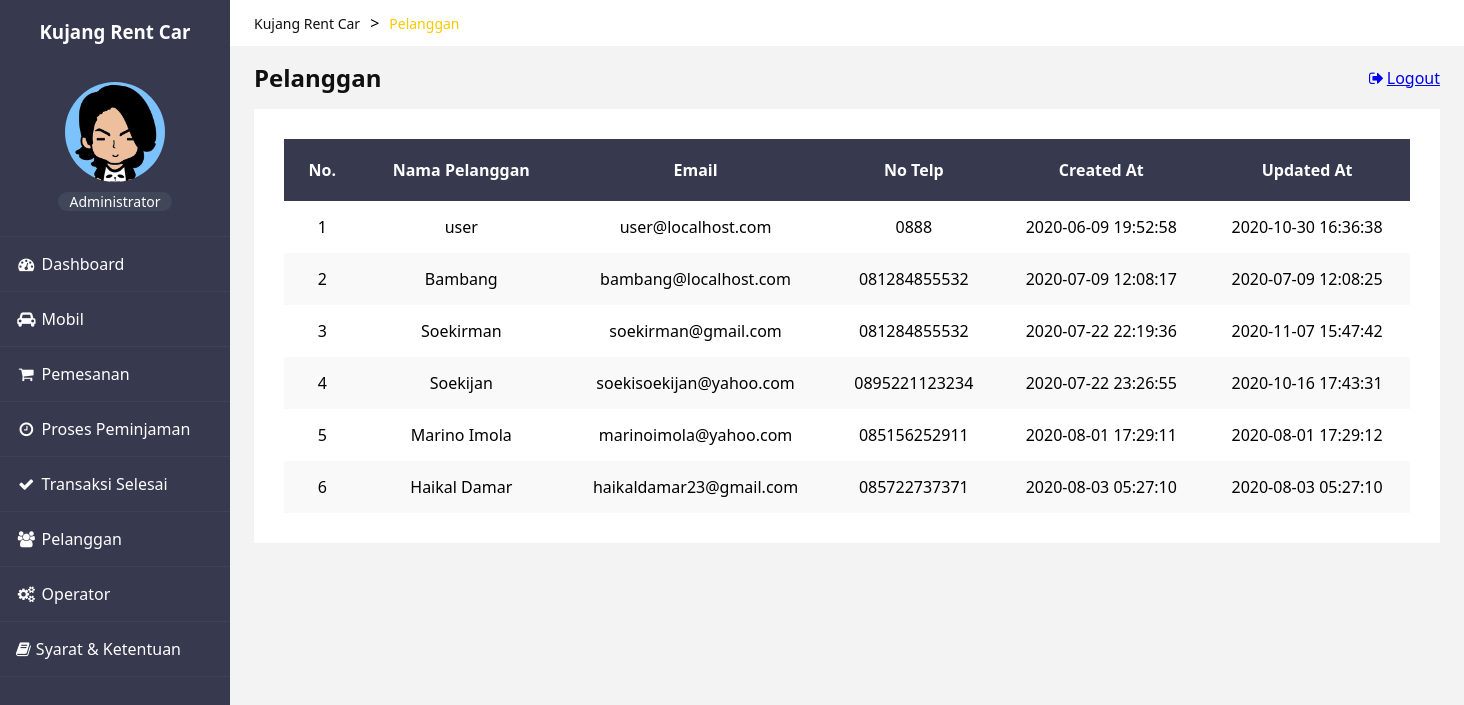
/index.php?page=users (signed in), run on an earlier commit of the app's database.
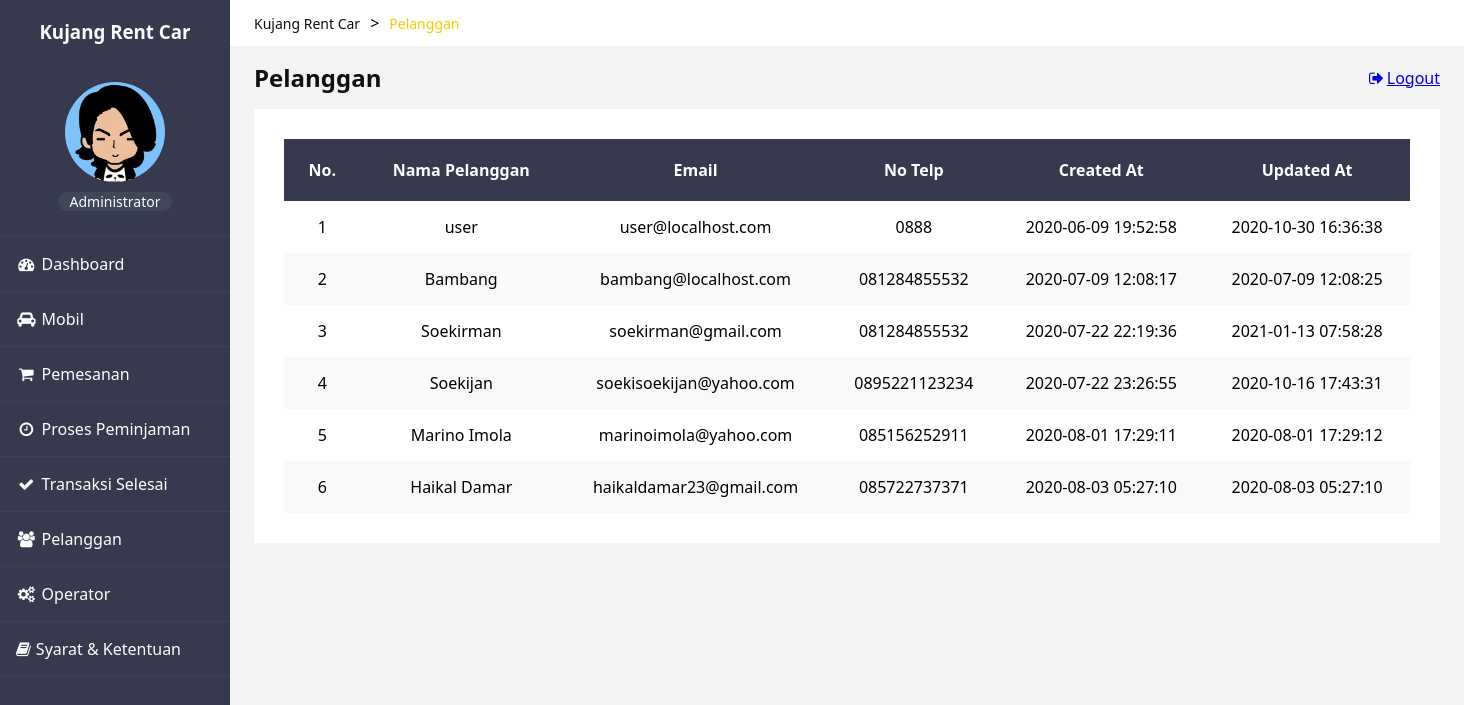
And on a later commit of the database.
### tables this page shows
CREATE TABLE `tb_users` (
  `id_user` int(11) NOT NULL,
  `email` varchar(30) NOT NULL,
  `password` varchar(255) NOT NULL,
  `api_token` varchar(255) DEFAULT NULL,
  `reset_password_token` varchar(255) DEFAULT NULL,
  `reset_password_expires` datetime DEFAULT NULL,
  `nama` varchar(30) DEFAULT NULL,
  `no_telp` varchar(20) DEFAULT NULL,
  `jenis_kelamin` enum('laki-laki','perempuan') DEFAULT NULL,
  `alamat` text DEFAULT NULL,
  `foto` text DEFAULT NULL,
  `level` enum('admin','operator','user') DEFAULT NULL,
  `created_at` timestamp NULL DEFAULT NULL,
  `updated_at` timestamp NULL DEFAULT NULL
);

### users.php (the view, shortened to what this page needs)
<?php
    require_once('functions.php');
    $user = query("SELECT * FROM tb_users WHERE level = 'user'");
?>
<!DOCTYPE html>
<html lang="en">
<head>
    <link rel="stylesheet" href="css/style.css">
</head>
<body>
    <?php include 'header.php'; ?>
    <div class="card">
        <table class="table table-odd" cellspacing="0">
            <thead>
                <tr>
                    <th>No.</th>
                    <th>Nama Pelanggan </th>
                    <th>Email</th>
                    <th>No Telp</th>
                    <th>Created At</th>
                    <th>Updated At</th>
                </tr>
            </thead>
            <?php
                $i = 1;
                foreach($user as $row):
            ?>
            <tbody>
                <tr>
                    <td><?= $i; ?></td>
                    <td><?= $row['nama']; ?></td>
                    <td><?= $row['email']; ?></td>
                    <td><?= $row['no_telp']; ?></td>
                    <td><?= $row['created_at']; ?></td>
                    <td><?= $row['updated_at']; ?></td>
                </tr>
            </tbody>
            <?php
                $i++;
                endforeach;
            ?>
        </table>
    </div>
</body>
</html>

What changed in the data, as far as the page shows it:
changed tb_users "Soekirman": updated_at "2020-11-07 15:47:42" → "2021-01-13 07:58:28"
